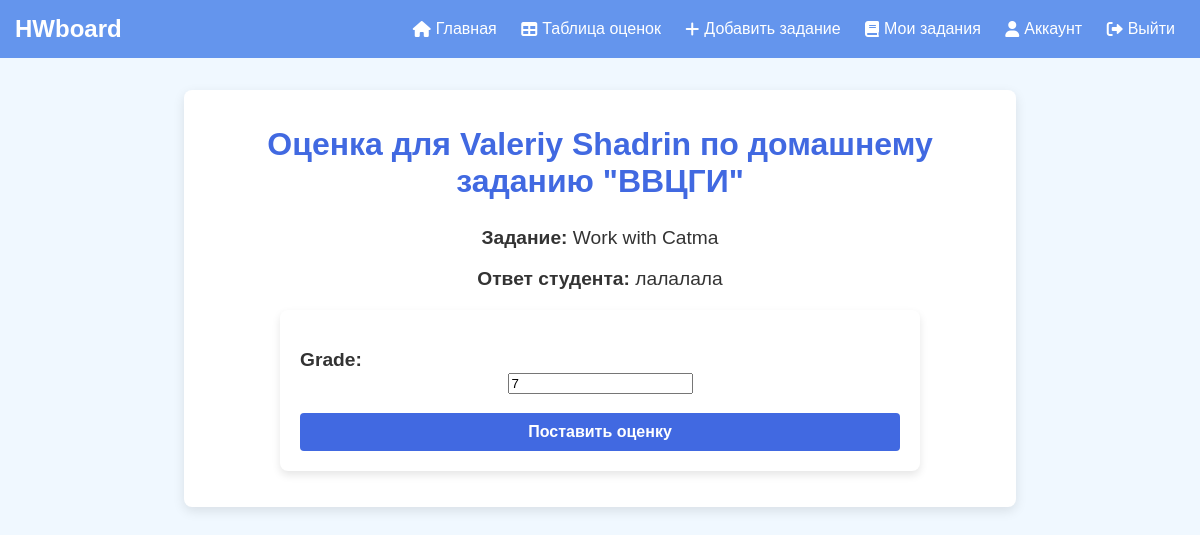
Page /submission/grade/2/ (signed in) on the committed database.
### lab2_HW_Shadrina/models.py (models this page shows, shortened)
class Submission(models.Model):
    homework = models.ForeignKey(Homework, on_delete=models.CASCADE)
    student = models.ForeignKey(settings.AUTH_USER_MODEL, on_delete=models.CASCADE, limit_choices_to={'role': 'student'})
    submission_text = models.TextField()
    submission_date = models.DateField(auto_now_add=True)
    grade = models.IntegerField(blank=True, null=True)

class User(AbstractUser):
    ROLE_CHOICES = [
        ('student', 'Student'),
        ('teacher', 'Teacher'),
    ]
    first_name = models.CharField(max_length=150, blank=False)
    last_name = models.CharField(max_length=150, blank=False)
    birth_date = models.DateField(null=True, blank=True)
    phone_number = models.CharField(max_length=15, blank=True, null=True)
    role = models.CharField(max_length=7, choices=ROLE_CHOICES, default='student')

class Homework(models.Model):
    subject = models.CharField(max_length=100)
    title = models.CharField(max_length=100)
    teacher = models.ForeignKey(settings.AUTH_USER_MODEL, on_delete=models.CASCADE, limit_choices_to={'role': 'teacher'})
    assigned_date = models.DateField()
    due_date = models.DateField()
    description = models.TextField()
    penalties = models.TextField(blank=True, null=True)
    is_submitted = models.BooleanField(default=False)

### lab2_HW_Shadrina/views.py (the view)
# urls.py: path('submission/grade/<int:submission_id>/', views.grade_submission, name='grade_submission'),
@login_required
@user_passes_test(is_teacher)
def grade_submission(request, submission_id):
    submission = get_object_or_404(Submission, id=submission_id)
    if request.method == 'POST':
        form = GradeSubmissionForm(request.POST, instance=submission)
        if form.is_valid():
            form.save()
            return redirect('grade_table')
    else:
        form = GradeSubmissionForm(instance=submission)
    return render(request, 'teacher/grade_submission.html', {'form': form, 'submission': submission})

### lab2_HW_Shadrina/forms.py
class GradeSubmissionForm(forms.ModelForm):
    class Meta:
        model = Submission
        fields = ['grade']

### lab2_HW_Shadrina/views.py (called while the page is built)
def is_teacher(user):
    return user.role == 'teacher'

### templates/teacher/grade_submission.html (shortened to what this page needs)
<!DOCTYPE html>
<html lang="en">
<head>
    {% load static %}
    <link rel="stylesheet" type="text/css" href="{% static 'css/styles.css' %}">
    <link rel="stylesheet" href="https://cdnjs.cloudflare.com/ajax/libs/font-awesome/6.0.0-beta3/css/all.min.css">
</head>
<body>
<div class="navbar">
    <a href="{% url 'home' %}" class="logo">HWboard</a>
    <div class="nav-links">
        <a href="{% url 'home' %}"><i class="fas fa-home"></i> Главная</a>
        {% if user.is_authenticated %}
            {% if user.role == 'student' %}
                <a href="{% url 'homework_list' %}"><i class="fas fa-book"></i> Домашние задания</a>
                <a href="{% url 'submission_list' %}"><i class="fas fa-file-alt"></i> Мои сдачи</a>
            {% elif user.role == 'teacher' %}
                <a href="{% url 'grade_table' %}"><i class="fas fa-table"></i> Таблица оценок</a>
                <a href="{% url 'add_homework' %}"><i class="fas fa-plus"></i> Добавить задание</a>
                <a href="{% url 'teacher_homework_list' %}"><i class="fas fa-book"></i>Мои задания</a>
            {% endif %}
            <a href="{% url 'account' %}"><i class="fas fa-user"></i> Аккаунт</a>
            <a href="{% url 'logout' %}"><i class="fas fa-sign-out-alt"></i> Выйти</a>
        {% else %}
            <a href="{% url 'login' %}"><i class="fas fa-sign-in-alt"></i> Войти</a>
            <a href="{% url 'register' %}"><i class="fas fa-user-plus"></i> Регистрация</a>
        {% endif %}
    </div>
</div>
<div class="main-content">
        <h2>Оценка для {{ submission.student.get_full_name }} по домашнему заданию "{{ submission.homework.subject }}"</h2>
        <div class="homework-info">
            <p><strong>Задание:</strong> {{ submission.homework.description }}</p>
            <p><strong>Ответ студента:</strong> {{ submission.submission_text }}</p>
        </div>
        <form method="post">
            {{ form.as_p }}
            <button type="submit">Поставить оценку</button>
        </form>
    </div>
</body>
</html>

### static/css/styles.css (style rules this page uses)
body { font-family: Arial, sans-serif; background-color: aliceblue; color: #333; margin: 0; padding: 0; }
.navbar { display: flex; justify-content: space-between; align-items: center; background-color: cornflowerblue; padding: 15px; }
.logo { font-size: 24px; color: white; font-weight: bold; text-decoration: none; }
.nav-links a { color: white; text-decoration: none; margin: 0 10px; font-size: 16px; display: inline-flex; align-items: center; }
.nav-links i { margin-right: 5px; }
p { text-align: center; font-size: 1.2rem; color: #333333; }
.main-content { max-width: 800px; margin: 2rem auto; padding: 1rem; background-color: #ffffff; border-radius: 8px; box-shadow: 0 4px 12px rgba(0, 0, 0, 0.1); }
button { display: block; width: 100%; padding: 10px; background-color: royalblue; color: #fff; font-size: 1em; font-weight: bold; border: none; border-radius: 4px; cursor: pointer; transition: background-color 0.3s ease; }
h2 { text-align: center; color: royalblue; font-size: 2em; margin-top: 20px; }
form { max-width: 600px; margin: 20px auto; padding: 20px; background-color: #ffffff; border-radius: 8px; box-shadow: 0 4px 8px rgba(0, 0, 0, 0.1); }
form label { display: block; font-weight: bold; margin-top: 10px; }
form label, form input { text-align: left; }
.homework-info { font-size: 1.1em; color: #333; margin-bottom: 15px; }

### rows in the picture
Submission: student.get_full_name "Valeriy Shadrin", homework.subject "ВВЦГИ", homework.description "Work with Catma", submission_text "лалалала", grade "7"
